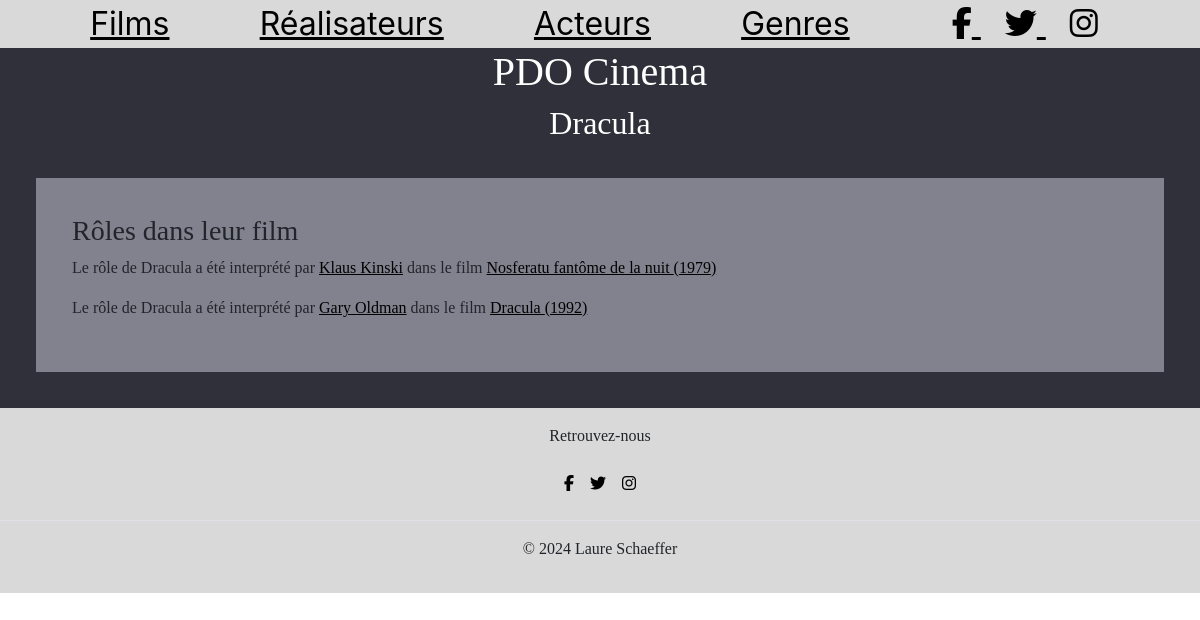
/index.php?action=listeRole&id=9, run on the app's committed database.
### tables this page shows
CREATE TABLE IF NOT EXISTS `role` (
  `id_role` int NOT NULL AUTO_INCREMENT,
  `nom_personnage` varchar(50) DEFAULT NULL,
  PRIMARY KEY (`id_role`)
);

CREATE TABLE IF NOT EXISTS `film` (
  `id_film` int NOT NULL AUTO_INCREMENT,
  `titre` varchar(255) NOT NULL,
  `annee_sortie_fr` int DEFAULT NULL,
  `duree` int DEFAULT NULL,
  `synopsis` text,
  `note` float DEFAULT NULL,
  `id_realisateur` int NOT NULL,
  `affiche` text,
  PRIMARY KEY (`id_film`),
  KEY `id_realisateur` (`id_realisateur`),
  CONSTRAINT `film_ibfk_1` FOREIGN KEY (`id_realisateur`) REFERENCES `realisateur` (`id_realisateur`)
);

### controller/CinemaController.php (called while the page is built, shortened)
<?php
class CinemaController {
    public function listRole($id){
        $pdo = Connect::seConnecter();
        $requeteRole = $pdo->prepare("SELECT f.id_film, f.titre, f.annee_sortie_fr, r.nom_personnage, CONCAT(p.prenom, ' ', p.nom) AS nomActeur, a.id_acteur
        FROM castings c
        INNER JOIN film f ON c.id_film = f.id_film
        INNER JOIN acteur a ON c.id_acteur = a.id_acteur
        INNER JOIN role r ON c.id_role = r.id_role
        INNER JOIN personne p ON a.id_personne = p.id_personne
        WHERE r.id_role = :id");
        $requeteRole->execute(["id"=> $id]);
        require "view/film/listeRole.php";
    }
}

### view/film/listeRole.php (the view, shortened to what this page needs)
<section class="detail">
    <h3>Rôles dans leur film </h3>
    <?php foreach($requeteRole->fetchAll() as $role){ ?>
        <p>Le rôle de <?=$role["nom_personnage"]?> a été interprété par <a href="index.php?action=detailActeur&id=<?=$role["id_acteur"]?>"><?=$role["nomActeur"]?></a> dans le film <a href="index.php?action=detailFilm&id=<?=$role["id_film"]?>"><?=$role["titre"].' ('.$role["annee_sortie_fr"].')'?></a></p>
        <?php
    } ?>
</section>
<?php
$titre_secondaire = $role["nom_personnage"];
$contenu = ob_get_clean();
require_once "view/template.php";

### view/template.php (shortened to what this page needs)
<!DOCTYPE html>
<html lang="en">
<head>
    <link rel="stylesheet" href="https://stackpath.bootstrapcdn.com/bootstrap/4.5.2/css/bootstrap.min.css">
    <link rel="stylesheet" href="https://cdnjs.cloudflare.com/ajax/libs/font-awesome/6.5.1/css/all.min.css" />
    <link rel="stylesheet" href="public/css/style.css">
</head>
<body>
    <nav class="topNav" id="MyTopnav">
        <a href="index.php?action=listFilms">Films</a></li>
        <a href="index.php?action=listReals">Réalisateurs</a></li>
        <a href="index.php?action=listActeurs">Acteurs</a></li>
        <a href="index.php?action=listGenres">Genres</a></li>
        <div class="network">
            <a href="#">
                <i class="fa-brands fa-facebook-f"></i>
            </a>
            <a href="#">
                <i class="fa-brands fa-twitter"></i>
            </a>
            <a href="#">
                <i class="fa-brands fa-instagram"></i>
            </a>
        </div>
    </nav>
    <div id="wrapper">
        <main>
            <div id="contenu">
                <h1>PDO Cinema</h1>
                <h2><?= $titre_secondaire ?></h2>
                <?= $contenu ?>
            </div>
        <footer class="py-3 my-4">
        <p class="text-center text-body-secondary">Retrouvez-nous</p>
        <ul class="nav justify-content-center border-bottom pb-3 mb-3">
            <li class="nav-item"><a href="#" class="nav-link px-2 text-body-secondary"><i class="fa-brands fa-facebook-f"></i></a></li>
            <li class="nav-item"><a href="#" class="nav-link px-2 text-body-secondary"><i class="fa-brands fa-twitter"></i></a></li>
            <li class="nav-item"><a href="#" class="nav-link px-2 text-body-secondary"><i class="fa-brands fa-instagram"></i></a></li>
        </ul>
        <p class="text-center text-body-secondary">© 2024 Laure Schaeffer</p>
        </footer>
        </main>
    </div>
</body>
</html>

### public/css/style.css (style rules this page uses)
* { margin: 0; padding: 0; box-sizing: border-box; }
#wrapper { background-color: #2F303A; font-family: "IBM Plex", Serif }
a { color: black; text-decoration: revert; }
h1, h2, .uk-label { color: white; text-align: center; }
#MyTopnav { background-color: #D9D9D9; display: flex; justify-content: space-evenly; }
#MyTopnav a { font-size: 2em; }
.network a { padding: 0 12px; }
footer { background-color: #D9D9D9; }
.card-listing, .listing-genre, .detail { background-color: #82828F; padding: 3%; margin: 3%; }

### data on the page
role: nom_personnage "Dracula"
film: role.nom_personnage "Dracula", nomActeur "Klaus Kinski", titre "Nosferatu fantôme de la nuit", annee_sortie_fr "1979"
film: role.nom_personnage "Dracula", nomActeur "Gary Oldman", titre "Dracula", annee_sortie_fr "1992"
